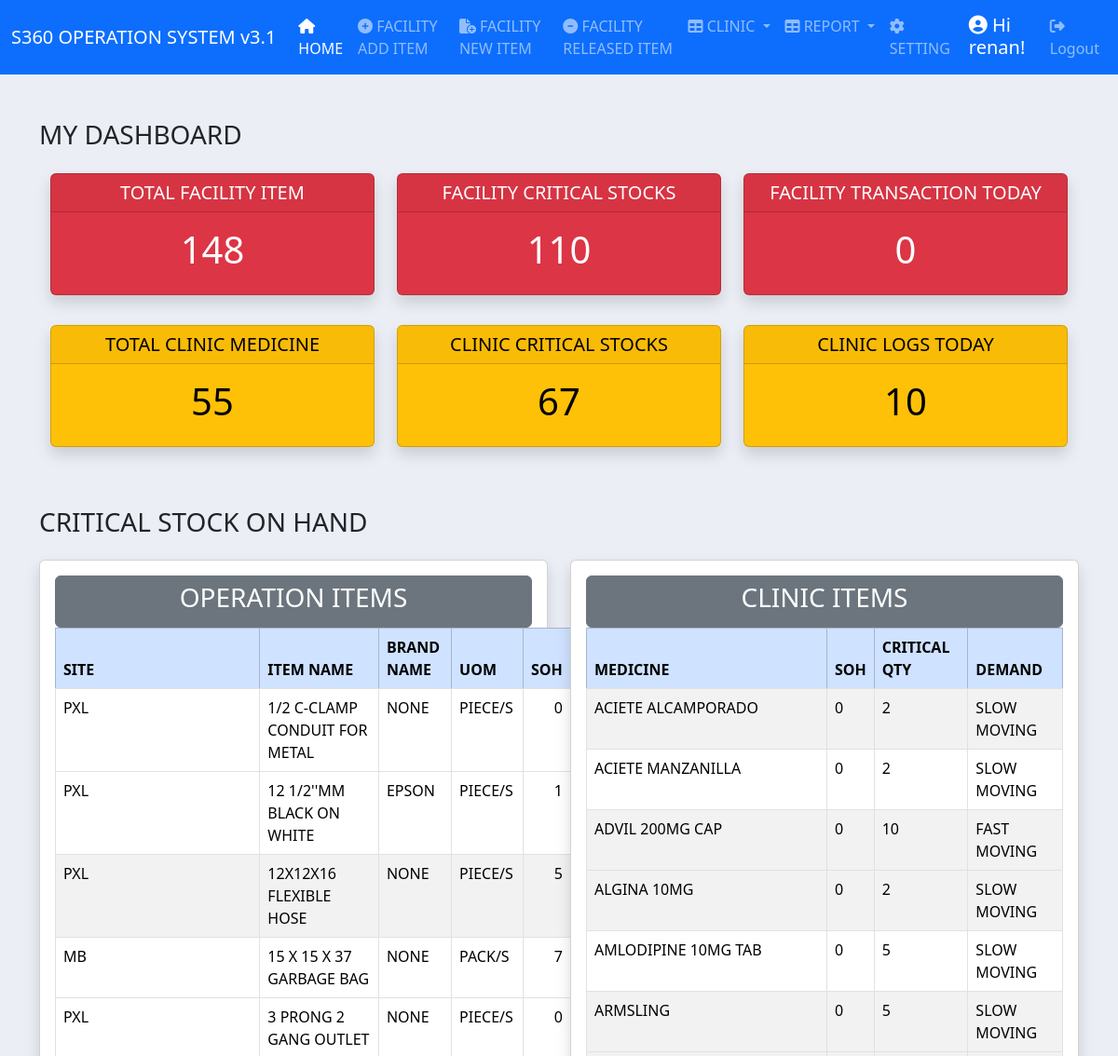
Page /dashboard/ (signed in, upper part) on the earlier database version.
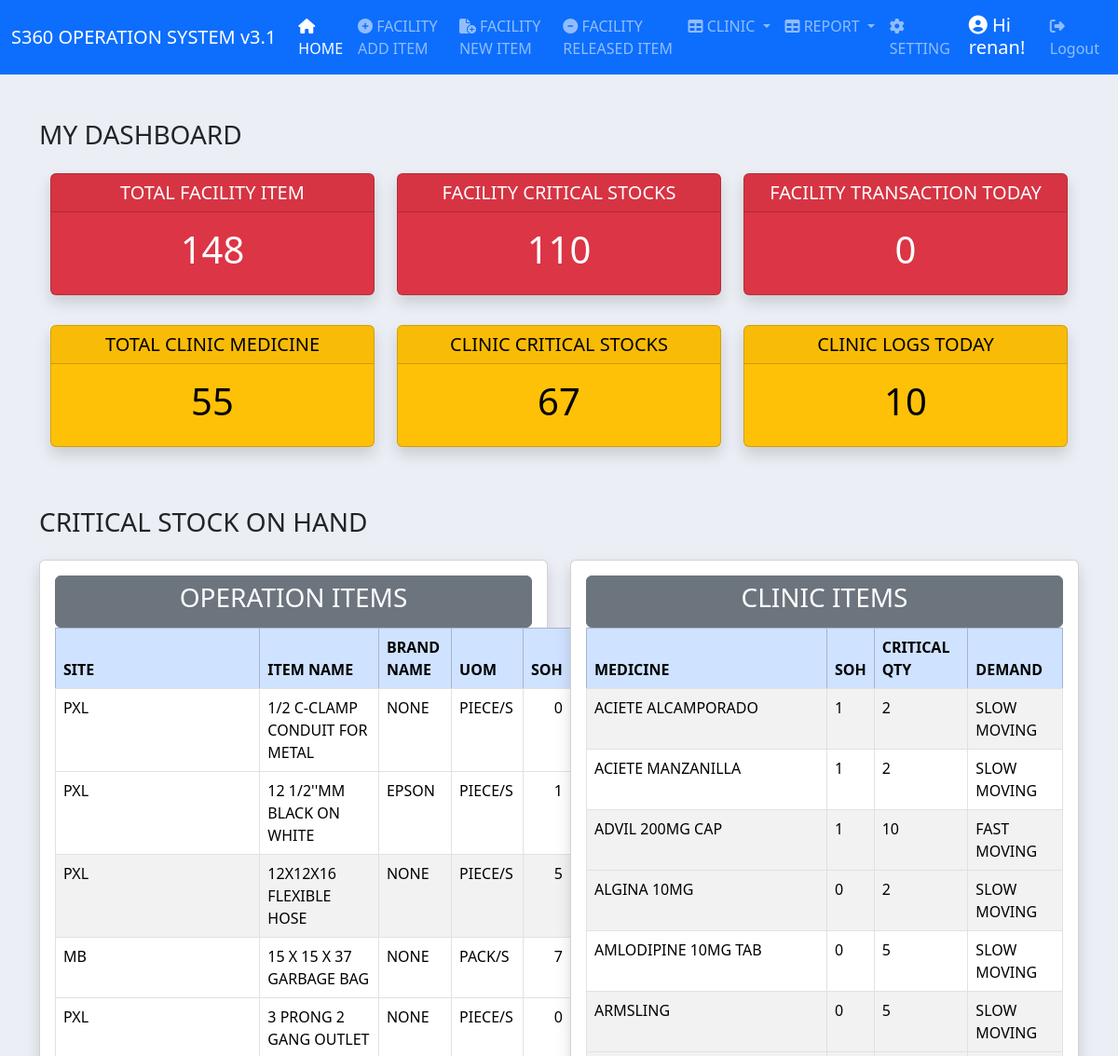
Same page on the later database version.
### inventory/models.py (models this page shows, shortened)
class ItemBase(models.Model):
    item_name = models.CharField(max_length=200, null=True)
    brand_name = models.CharField(max_length=200, null=True)
    soh = models.IntegerField(null=True)
    item_code = models.CharField(max_length=200, null=True, blank=True)
    date_added = models.DateTimeField(auto_now_add=True)
    remarks = models.CharField(max_length=50, null=True)
    uom = models.ForeignKey(UOM, on_delete=models.CASCADE, null=True)
    critical_value = models.IntegerField(null=True, blank=True)
    site = models.ForeignKey(Site, on_delete=models.CASCADE)
    demand_item = models.ForeignKey(DemandItems, on_delete=models.CASCADE)
    division = models.ForeignKey(Division, on_delete=models.CASCADE, null=True)
    class Meta:
        ordering = ["item_name"]

class Site(models.Model):
    site = models.CharField(max_length=200)
    class Meta:
        ordering = ["site"]
    def __str__(self):
        return self.site

class UOM(models.Model):
    uom = models.CharField(max_length=100)
    def __str__(self):
        return self.uom
    class Meta:
        ordering = ["uom"]

### clinic/models.py (models this page shows, shortened)
class MedCode(models.Model):
    code = models.CharField(max_length=200, null=True)
    medicine = models.CharField(max_length=200, null=True)
    quantity = models.IntegerField(null=True)
    clinic_date_added = models.DateTimeField(auto_now_add=True, null=True)
    critical = models.IntegerField(null=True)
    consumed = models.IntegerField(default=0, null=True)
    note = models.TextField(null=True, blank=True)
    user = models.CharField(max_length=200, null=True)
    demand = models.ForeignKey(Demand, on_delete=models.SET_NULL, null=True, blank=True)
    location = models.ForeignKey(Location, on_delete=models.SET_NULL, null=True, blank=True)
    class Meta:
        ordering = ["code"]
        verbose_name = "Medicine"

class Demand(models.Model):
    demand = models.CharField(max_length=30)
    def __str__(self):
        return self.demand
    class Meta:
        ordering = ["demand"]

### dashboard/views.py (the view)
# urls.py: path('', views.dashboard_view, name='dashboard'),
@login_required
def dashboard_view(request):
    itembase = ItemBase.objects.all()
    item = Item.objects.all()
    clinic = Clinic_Record.objects.all()
    medicine = MedCode.objects.all()
    item_count = ItemBase.objects.filter(site=1).count()
    medicine_count = MedCode.objects.filter(location=1).count()
    critical_count = 0
    for critical in itembase:
        if critical.critical_value != 0:
            if critical.critical_value is not None:
                if critical.soh <= critical.critical_value:
                    critical_count += 1
            else:
                if critical.soh <= none_value:
                    critical_count += 1
    transaction_count = 0
    for transaction_date in item:
        if transaction_date.date_added.date() == datetime.datetime.now().date():
            transaction_count += 1
    critical_medicine_count = 0
    for medcritical in medicine:
        if medcritical.quantity <= medcritical.critical:
            critical_medicine_count += 1
    unique_users = set()  # A set to store unique user IDs
    for clinic_date in clinic:
        if clinic_date.date_added.date() == datetime.datetime.now().date():
            unique_users.add(clinic_date.employee_id)
    clinic_log_count = len(unique_users)  # Count the unique users
    context = {
        'item_count': item_count,
        'critical_count': critical_count,
        'none_value': none_value,
        'itembase': itembase,
        'transaction_count': transaction_count,
        'clinic_log_count': clinic_log_count,
        'medicine': medicine,
        'critical_medicine_count': critical_medicine_count,
        'medicine_count': medicine_count
    }
    return render(request, 'dashboard/dashboard_template.html', context)

### clinic/templatetags/custom_tags.py (called while the page is built)
@register.filter(name='has_group')
def has_group(user, group_name):
    return user.groups.filter(name=group_name).exists()

### inventory/models.py (called while the page is built)
    def __str__(self):
        return self.demand_item

### dashboard/templates/dashboard/dashboard_template.html (shortened to what this page needs)
{% extends 'base.html'  %}
{% block content %}
<div class="container">
<div class="dasboard-title mt-5 pb-3">
    <h3>MY DASHBOARD  </h3>
</div>
<div class="container text-center">
    <div class="row">
      <div class="col-4">
        <div class="card text-bg-danger mb-3 shadow fade show">
            <h5 class="card-header">TOTAL FACILITY ITEM</h5>
            <div class="card-body">
              <h1 class="card-title">{{ item_count }}</h1>
            </div>
          </div>
      </div>
      <div class="col-4">
        <div class="card text-bg-danger shadow fade show">
            <h5 class="card-header ">FACILITY CRITICAL STOCKS</h5>
            <div class="card-body">
                <h1 class="card-title">{{ critical_count }}</h1>
            </div>
          </div>
      </div>
      <div class="col-4">
        <div class="card text-bg-danger mb-3 shadow fade show ">
            <h5 class="card-header">FACILITY TRANSACTION TODAY</h5>
            <div class="card-body">
                <h1 class="card-title">{{ transaction_count }}</h1>
            </div>
          </div>
      </div>
    </div>
    <div class="row mt-3">
      <div class="col-4">
        <div class="card text-bg-warning mb-3 shadow fade show ">
            <h5 class="card-header">TOTAL CLINIC MEDICINE</h5>
            <div class="card-body">
                <h1 class="card-title">{{ medicine_count }}</h1>
            </div>
          </div>
      </div>
      <div class="col-4">
        <div class="card text-bg-warning mb-3 shadow fade show ">
            <h5 class="card-header">CLINIC CRITICAL STOCKS</h5>
            <div class="card-body">
                <h1 class="card-title">{{ critical_medicine_count }}</h1>
            </div>
          </div>
      </div>
      <div class="col-4">
        <div class="card text-bg-warning mb-3 shadow fade show ">
            <h5 class="card-header">CLINIC LOGS TODAY</h5>
            <div class="card-body">
                <h1 class="card-title">{{ clinic_log_count }}</h1>
            </div>
          </div>
      </div>
    </div>
</div>
<div class="dasboard-title mt-5 pb-3">
    <h3>CRITICAL STOCK ON HAND </h3>
</div>
<div class="row">
    <div class="col-6">
          <div class="card card-body shadow fade show">
            <div class="btn btn-secondary">
              <h3>OPERATION ITEMS</h3>
            </div>
            <table class="table table-bordered table-hover table-striped">
                  <thead class="table-primary">
                    <tr>
                      <th scope="col">SITE</th>
                      <th scope="col">ITEM NAME</th>
                      <th scope="col">BRAND NAME</th>
                      <th scope="col">UOM</th>
                      <th scope="col" class="text-right">SOH</th>
                      <th scope="col" class="text-right">CRITICAL VALUE</th>
                      <th scope="col">DEMAND</th>
                    </tr>
                  </thead>
                  <tbody>
                    {% for item in itembase %}
                    <tr>
                      {% if item.critical_value != 0 %}
                        {% if item.critical_value > 0 %}
                          {% if item.soh <= item.critical_value %}
                            <td>{{ item.site }}</td>
                            <td>{{ item.item_name }}</td>
                            <td>{{ item.brand_name }}</td>
                            <td>{{ item.uom }}</td>
                            <td class="item_soh text-right">{{ item.soh }}</td>
                            <td class="text-right">{{ item.critical_value }}</td>
                            <td>{{ item.demand_item }}</td>
                          {% endif %}
                        {% endif %}
                      {% endif %}
                    </tr>
                    {% endfor %}
                  </tbody>
                </table>
          </div>
    </div>
    <div class="col-6">
      <div class="card card-body shadow fade show">
        <div class="btn btn-secondary">
          <h3>CLINIC ITEMS</h3>
        </div>
        <table class="table table-bordered table-hover table-striped">
              <thead class="table-primary">
                <tr>
                  <th scope="col">MEDICINE</th>
                  <th scope="col">SOH</th>
                  <th scope="col">CRITICAL QTY</th>
                  <th scope="col">DEMAND</th>
                </tr>
              </thead>
              <tbody>
                {% for item in medicine %}
                <tr>
                    {% if item.critical > 0 %}
                      {% if item.quantity <= item.critical %}
                        <td>{{ item.medicine }}</td>
                        <td>{{ item.quantity }}</td>
                        <td>{{ item.critical }}</td>
                        <td>{{ item.demand }}</td>
                      {% endif %}
                    {% endif %}
                </tr>
                {% endfor %}
              </tbody>
            </table>
      </div>
    </div>
</div>
</div>
{% endblock content %}

### templates/base.html (shortened to what this page needs)
<!doctype html>
{% load static %}
<html lang="en">
  <head>
    <link href="https://cdn.jsdelivr.net/npm/bootstrap@5.3.3/dist/css/bootstrap.min.css" rel="stylesheet">
    <link href="{% static 'mystyle.css' %}" rel="stylesheet">
    <link href="https://cdn.jsdelivr.net/npm/select2@4.1.0-rc.0/dist/css/select2.min.css" rel="stylesheet" />
  </head>
  <body>
    {% include 'navbar.html' %}
    <div class="container-fluid">
      {% block content %}
      {% endblock content %}
    </div>
    <link rel="stylesheet" href="https://cdnjs.cloudflare.com/ajax/libs/font-awesome/6.5.2/css/all.min.css" />
  </body>
</html>

### templates/navbar.html (shortened to what this page needs)
{% load custom_tags %}
<nav class="navbar navbar-expand-lg navbar-dark bg-primary">
    <div class="container-fluid">
      <a class="navbar-brand" href="">S360 OPERATION SYSTEM v3.1</a>
      {% if request.user.is_staff and request.user.is_superuser %}
      <div class="collapse navbar-collapse" id="navbarSupportedContent">
        <ul class="navbar-nav me-auto mb-2 mb-lg-0">
      {% if request.user|has_group:"OPERATION" or request.user|has_group:"ADMIN" %}
          <li class="nav-item">
            <a class="nav-link" aria-current="page" href="{% url 'dashboard' %}"><i class="fa-solid fa-house"></i> HOME</a>
          </li>
          <li class="nav-item">
            <a class="nav-link" href="{% url 'add_item' %}" ><i class="fa-solid fa-circle-plus"></i> FACILITY ADD ITEM </a>
          </li>
          <li class="nav-item">
            <a class="nav-link" href="{% url 'new_item' %}" ><i class="fa-solid fa-file-circle-plus"></i> FACILITY NEW ITEM</a>
          </li>
          <li class="nav-item">
            <a class="nav-link" href="{% url 'get_item' %}" ><i class="fa-solid fa-circle-minus"></i> FACILITY RELEASED ITEM</a>
          </li>
      {% endif %}
      {% if request.user|has_group:"CLINIC" or request.user|has_group:"ADMIN" %}
          <li class="nav-item dropdown">
            <a class="nav-link dropdown-toggle" href="#" role="button" data-bs-toggle="dropdown" aria-expanded="false">
              <i class="fa-solid fa-table"></i>  CLINIC
            </a>
          </li>
      {% endif %}
      {% if request.user|has_group:"OPERATION" or request.user|has_group:"ADMIN" or request.user|has_group:"CLINIC" %}
          <li class="nav-item dropdown">
            <a class="nav-link dropdown-toggle" href="#" role="button" data-bs-toggle="dropdown" aria-expanded="false">
              <i class="fa-solid fa-table"></i>  REPORT
            </a>
      {% endif %}
          </li>
      {% if request.user|has_group:"ADMIN" %}
          <li class="nav-item">
            <a class="nav-link" href="/admin" ><i class="fa-solid fa-gear"></i> SETTING</a>
          </li>
      {% endif %}
        </ul>
        <ul class="navbar-nav ml-auto">
      {% if user.is_authenticated %}
        <h5 id="hi-name"><i class="fa-solid fa-circle-user"></i> Hi {{ user.username }}!</h5>
          <li class="nav-item">
            <a class="nav-link" href="{% url 'user-logout' %}" ><i class="fa-solid fa-right-from-bracket"></i> Logout</a>
          </li>
      {% endif %}
      {% endif %}
      </div>
    </div>
  </nav>

### static/mystyle.css (style rules this page uses)
#hi-name { color: white; padding-top: 7px; padding-left: 12px; padding-right: 10px; }
body { background-color: #ebeff5; }
.text-right { text-align: right }
.text-center { text-align: center }

Differences in the rows shown:
changed MedCode "ACIETE ALCAMPORADO": quantity "0" → "1"
changed MedCode "ACIETE MANZANILLA": quantity "0" → "1"
changed MedCode "ADVIL 200MG CAP": quantity "0" → "1"
